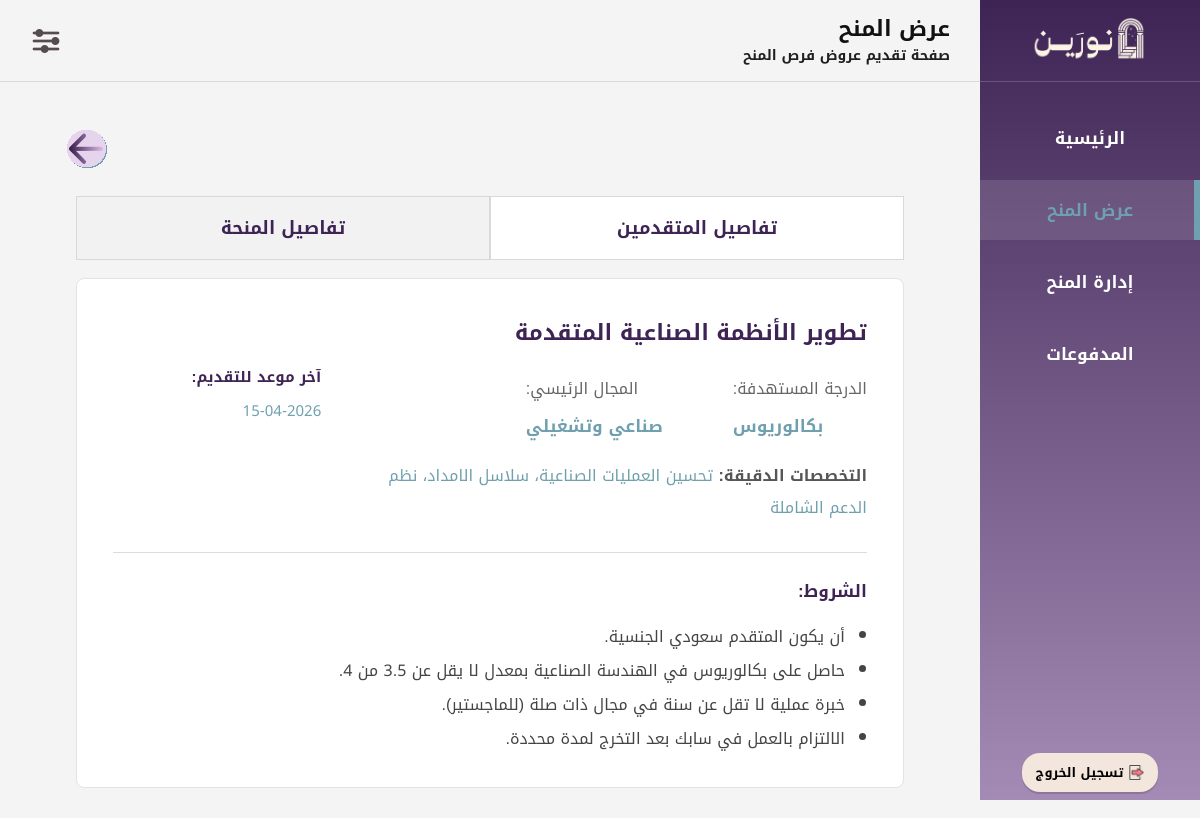
/Inv05_ScholarshipsDetails.php?id=1 (signed in), run on the app's committed database.
### tables this page shows
CREATE TABLE `scholarship_opps` (
  `scholarship_id` int(11) NOT NULL,
  `sch_field` enum('تقني وحوسبي','علوم طبيعية','صناعي وتشغيلي','ادراي','قانوني','اجتماعي وانساني','تصميمي','اقتصادي','إعلامي','بيئي','لوجيستي','صحي') NOT NULL,
  `inv_id` int(11) NOT NULL,
  `sch_name` varchar(100) NOT NULL,
  `requirements` text NOT NULL,
  `study_level` enum('بكالوريوس','ماجستير','دكتوراه') NOT NULL,
  `Specializations` text NOT NULL,
  `app_deadline` datetime NOT NULL
);

### Inv05_ScholarshipsDetails.php (the view, shortened to what this page needs)
<?php
$con=mysqli_connect("localhost","root","","noreen");
mysqli_set_charset($con,"utf8mb4");
$inv_id=$_SESSION['inv_id'];
$scholarship_id=(int)$_GET['id'];
function e($text){
    return htmlspecialchars($text ?? "",ENT_QUOTES,"UTF-8");}
$stmt=mysqli_prepare($con,"
    SELECT scholarship_id,sch_name,sch_field,study_level,Specializations,requirements,app_deadline
    FROM scholarship_opps
    WHERE scholarship_id=? AND inv_id=?
");
mysqli_stmt_bind_param($stmt,"ii",$scholarship_id,$inv_id);
mysqli_stmt_execute($stmt);
$result=mysqli_stmt_get_result($stmt);
$scholarship=mysqli_fetch_assoc($result);
?>
<!DOCTYPE html>
<html lang="ar" dir="rtl">
<head>
<link rel="stylesheet" href="CSS01Layout.css?v=3">
</head>
<body>
<div class="layout">
<aside class="sidebar">
<div class="sidebar-top">
<div class="sidebar-logo"><img src="شعار نورين.png" alt="نورين"></div>
<ul class="sidebar-menu">
<li><a href="Inv00_MainPage.php">الرئيسية</a></li>
<li><a href="Inv04_CreateScholarship.php" class="active">عرض المنح</a></li>
<li><a href="Inv06_ManageScholarships.php">إدارة المنح</a></li>
<li><a href="Inv10_Payments.php">المدفوعات</a></li>
</ul>
</div>
<div class="sidebar-bottom">
<form action="logout.php" method="post">
<button type="submit" class="logout-btn">
<img src="ايقونة تسجيل الخروج.png" class="logout-icon" alt="تسجيل الخروج">
<b>تسجيل الخروج</b>
</button>
</form>
</div>
</aside>
<div class="main-content">
<header class="header">
<div class="page-heading">
<h1 class="page-title">عرض المنح</h1>
<p class="page-description">صفحة تقديم عروض فرص المنح</p>
</div>
<div class="header-icons">
<div class="settings-dropdown">
<img src="ايقونة قائمة الاعدادات.png" class="menu-icon" alt="الإعدادات">
</div>
</div>
</header>
<section class="page">
<div class="page-top">
<div class="back-btn">
<a href="Inv04_CreateScholarship.php"><img src="سهم تراجع.svg" width="40"></a>
</div>
</div>
<div class="tabs-row">
<div class="tab tab-active" data-target="scholarship-tab">تفاصيل المنحة</div>
<div class="tab" data-target="requests-tab">تفاصيل المتقدمين</div>
</div>
<div id="scholarship-tab" class="tab-content active">
<div class="scholarship-details-box">
<div class="top-info-row">
<div class="deadline-box">
<span class="deadline-label">آخر موعد للتقديم:</span>
<span class="deadline-value"><?php echo date("d-m-Y",strtotime($scholarship['app_deadline'])); ?></span>
</div>
<div class="main-info-box">
<h2 class="main-title"><?php echo e($scholarship['sch_name']); ?></h2>
<div class="double-info-row">
<div class="info-item">
<span class="info-label">المجال الرئيسي:</span>
<span class="info-value"><?php echo e($scholarship['sch_field']); ?></span>
</div>
<div class="info-item">
<span class="info-label">الدرجة المستهدفة:</span>
<span class="info-value"><?php echo e($scholarship['study_level']); ?></span>
</div>
</div>
<div class="specialization-line">
<span class="specialization-label">التخصصات الدقيقة:</span>
<span class="specialization-value"><?php echo e($scholarship['Specializations']); ?></span>
</div>
</div>
</div>
<div class="section-divider"></div>
<div class="conditions-box">
<h3 class="conditions-title">الشروط:</h3>
<?php $requirements_lines=preg_split("/\r\n|\n|\r/",$scholarship['requirements']); ?>
<ul class="conditions-list">
<?php foreach($requirements_lines as $line): ?>
<?php if(trim($line)!=""): ?>
<li><?php echo e(trim($line)); ?></li>
<?php endif; ?>
<?php endforeach; ?>
</ul>
</div>
</div>
</div>
</section>
</div>
</div>
</body>
</html>

### CSS01Layout.css (style rules this page uses)
* { margin:0; padding:0; box-sizing:border-box; font-family:"Noto Kufi Arabic",sans-serif; text-decoration:none; }
body { background:#F4F4F4; direction:rtl; }
.layout { display:flex; min-height:100vh; }
.sidebar { width:220px; height:100vh; position:fixed; top:0; right:0; background:linear-gradient(to bottom,#3E2454,#A48BB5); color:#FFFFFF; display:flex; flex-direction:column; justify-content:space-between; z-index:1000; }
.sidebar-top { width:100%; }
.sidebar-logo { height:82px; display:flex; align-items:center; justify-content:center; border-bottom:1px solid rgba(255,255,255,0.18); }
.sidebar-logo img { width:120px; height:auto; object-fit:contain; }
.sidebar-menu { list-style:none; margin-top:26px; }
.sidebar-menu li { margin-bottom:12px; }
.sidebar-menu a { color:#FFFFFF; font-size:17px; font-weight:600; display:block; padding:14px 22px; text-align:center; transition:.25s; position:relative; }
.sidebar-menu a.active { color:#70A0AF; background:rgba(255,255,255,0.12); }
.sidebar-menu a.active::after { content:""; position:absolute; right:0; top:0; width:6px; height:100%; background:#70A0AF; }
.sidebar-bottom { padding:0 10px 8px; display:flex; justify-content:center; }
.logout-btn { background:#F3E6DD; border:none; border-radius:18px; padding:7px 14px; font-size:13px; cursor:pointer; display:flex; align-items:center; gap:6px; box-shadow:0 2px 1px rgba(0,0,0,0.15); transition:transform .3s, box-shadow .3s; }
.logout-icon { width:15px; height:15px; object-fit:contain; }
.main-content { margin-right:220px; width:calc(100% - 220px); min-height:100vh; display:flex; flex-direction:column; }
.header { min-height:82px; position:sticky; top:0; z-index:900; border-bottom:1px solid #d9d9d9; background:#F4F4F4; display:flex; flex-direction:row; align-items:center; justify-content:space-between; padding:10px 30px; }
.page-heading { display:flex; flex-direction:column; align-items:flex-end; justify-content:flex-start; text-align:right; }
.page-title { font-size:22px; font-weight:700; color:#111111; line-height:1.4; text-align:right; width:100%; }
.page-description { font-size:14px; font-weight:600; color:#1f1f1f; line-height:1.6; text-align:right; }
.header-icons { display:flex; align-items:center; }
.settings-dropdown { position:relative; display:inline-block; }
.settings-dropdown::after { content:""; position:absolute; top:100%; left:0; width:100%; height:10px; }
.menu-icon { width:32px; height:32px; cursor:pointer; display:block; object-fit:contain; }
.page { padding:30px; }
.page-top { display:flex; justify-content:space-between; align-items:center; padding:25px 40px; }

### data on the page
scholarship_opps: app_deadline "15-04-2026", sch_name "تطوير الأنظمة الصناعية المتقدمة", sch_field "صناعي وتشغيلي", study_level "بكالوريوس", Specializations "تحسين العمليات الصناعية، سلاسل الامداد، نظم الدعم الشاملة", requirements "أن يكون المتقدم سعودي الجنسية.", requirements "حاصل على بكالوريوس في الهندسة الصناعية بمعدل لا يقل عن 3.5 من 4.", requirements "خبرة عملية لا تقل عن سنة في مجال ذات صلة (للماجستير).", requirements "الالتزام بالعمل في سابك بعد التخرج لمدة محددة."
